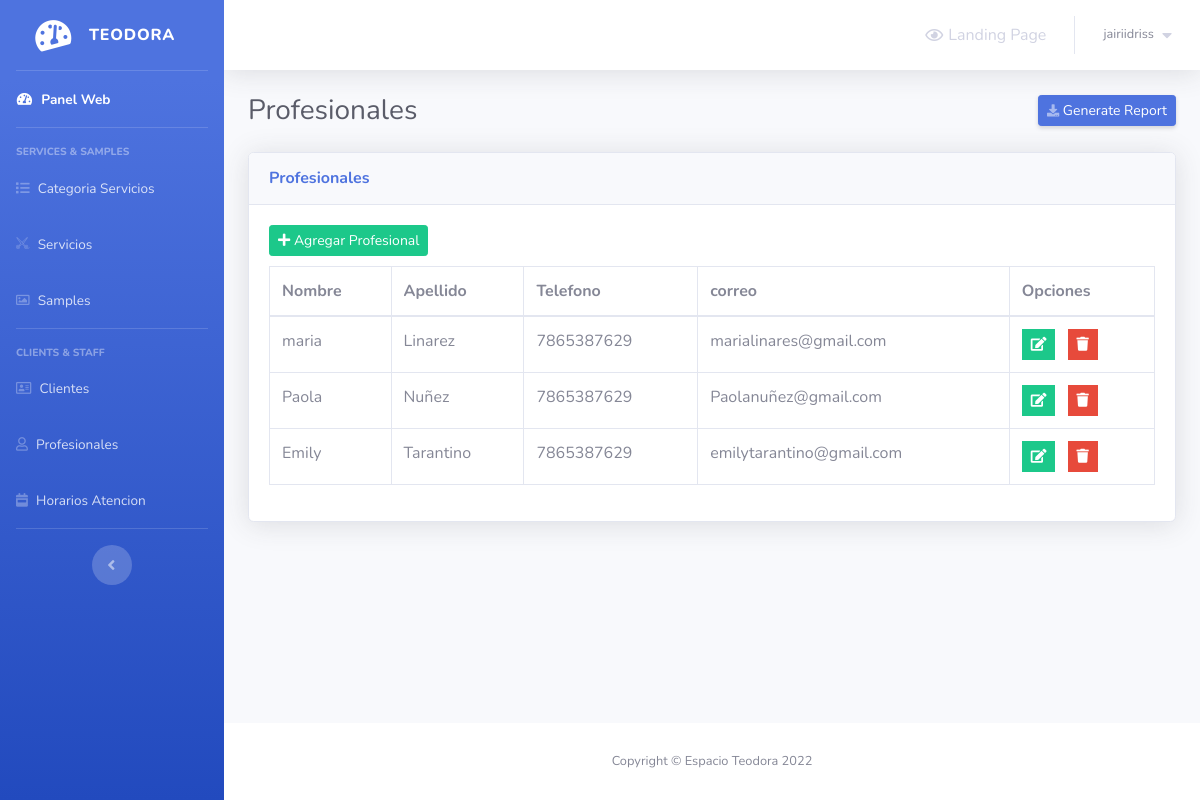
The app's page /admin/employees.php (signed in) with its own data.
### tables this page shows
CREATE TABLE `employees` (
  `employee_id` int(2) NOT NULL,
  `first_name` varchar(20) NOT NULL,
  `last_name` varchar(20) NOT NULL,
  `phone_number` varchar(30) NOT NULL,
  `email` varchar(50) NOT NULL
);

### admin/employees.php (the view, shortened to what this page needs)
<?php
    include 'connect.php';
    include 'Includes/templates/header.php';
    if(isset($_SESSION['username_barbershop_Xw211qAAsq4']) && isset($_SESSION['password_barbershop_Xw211qAAsq4']))
    {
?>
        <div class="container-fluid">
            <div class="d-sm-flex align-items-center justify-content-between mb-4">
                <h1 class="h3 mb-0 text-gray-800">Profesionales</h1>
                <a href="#" class="d-none d-sm-inline-block btn btn-sm btn-primary shadow-sm">
                    <i class="fas fa-download fa-sm text-white-50"></i>
                    Generate Report
                </a>
            </div>
            <?php
                $do = '';
                if(isset($_GET['do']) && in_array($_GET['do'], array('Add','Edit')))
                {
                    $do = htmlspecialchars($_GET['do']);
                }
                else
                {
                    $do = 'Manage';
                }
                if($do == 'Manage')
                {
                    $stmt = $con->prepare("SELECT * FROM employees");
                    $stmt->execute();
                    $rows_employees = $stmt->fetchAll();
                    ?>
                        <div class="card shadow mb-4">
                            <div class="card-header py-3">
                                <h6 class="m-0 font-weight-bold text-primary">Profesionales</h6>
                            </div>
                            <div class="card-body">
                                <a href="employees.php?do=Add" class="btn btn-success btn-sm" style="margin-bottom: 10px;">
                                    <i class="fa fa-plus"></i>
                                    Agregar Profesional
                                </a>
                                <div class="table-responsive">
                                    <table class="table table-bordered">
                                        <thead>
                                            <tr>
                                                <th scope="col">Nombre</th>
                                                <th scope="col">Apellido</th>
                                                <th scope="col">Telefono</th>
                                                <th scope="col">correo</th>
                                                <th scope="col">Opciones</th>
                                            </tr>
                                        </thead>
                                        <tbody>
                                            <?php
                                                foreach($rows_employees as $employee)
                                                {
                                                    echo "<tr>";
                                                        echo "<td>";
                                                            echo $employee['first_name'];
                                                        echo "</td>";
                                                        echo "<td>";
                                                            echo $employee['last_name'];
                                                        echo "</td>";
                                                        echo "<td>";
                                                            echo $employee['phone_number'];
                                                        echo "</td>";
                                                        echo "<td>";
                                                            echo $employee['email'];
                                                        echo "</td>";
                                                        echo "<td>";
                                                            $delete_data = "delete_employee_".$employee["employee_id"];
                                                    ?>
                                                        <ul class="list-inline m-0">
                                                            <li class="list-inline-item" data-toggle="tooltip" title="Edit">
                                                                <button class="btn btn-success btn-sm rounded-0">
                                                                    <a href="employees.php?do=Edit&employee_id=<?php echo $employee['employee_id']; ?>" style="color: white;">
                                                                        <i class="fa fa-edit"></i>
                                                                    </a>
                                                                </button>
                                                            </li>
                                                            <li class="list-inline-item" data-toggle="tooltip" title="Delete">
                                                                <button class="btn btn-danger btn-sm rounded-0" type="button" data-toggle="modal" data-target="#<?php echo $delete_data; ?>" data-placement="top"><i class="fa fa-trash"></i></button>
                                                            </li>
                                                        </ul>
                                                    <?php
                                                    echo "</td>";
                                                    echo "</tr>";
                                                }
                                            ?>
                                        </tbody>
                                    </table>
                                </div>
                            </div>
                        </div>
                    <?php
                }
            ?>
        </div>
<?php
        include 'Includes/templates/footer.php';
    }
    else
    {
        header('Location: login.php');
        exit();
    }
?>

### records on screen
employees: first_name "maria", last_name "Linarez", phone_number "7865387629", email "marialinares@gmail.com"
employees: first_name "Paola", last_name "Nuñez", phone_number "7865387629", email "Paolanuñez@gmail.com"
employees: first_name "Emily", last_name "Tarantino", phone_number "7865387629", email "emilytarantino@gmail.com"

### other values on screen
$_SESSION['username_barbershop_Xw211qAAsq4'] "jairiidriss"
